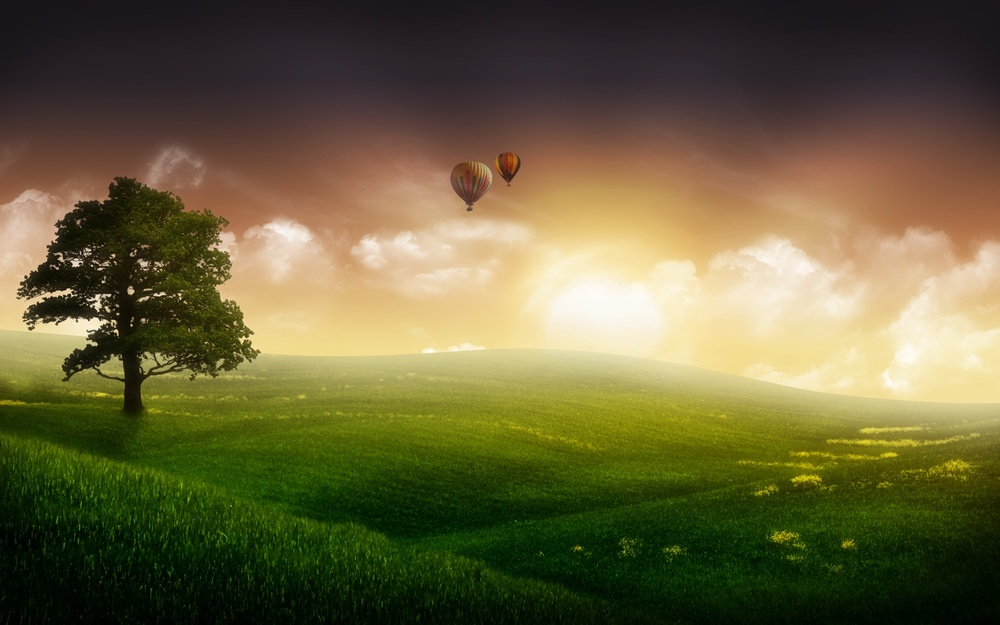
#> input picture assignment-1/part_1/20_rect.jpg, 1000 x 625 px, shrunk from 1920 x 1200 before the run
$ python eigen.py ../20_rect.jpg ../20_square.jpg   (Python 2 division)   (older library calls are emulated)
#> lines starting #> are read from the running program, lines starting #| are printed output that depends on the picture
# Script to do eigenvalue decomposition

import sys
import cv2
import numpy as np

# EigenValueDecomposition
# This will decompose the input matrix A as:
# A = Q _/\_ invQ
# Returns the three matrices Q, _/\_ and invQ
def doEVD(A):

    eig, Q = np.linalg.eig(input_image)

    try:
        invQ = np.linalg.inv(Q)
    except np.linalg.LinAlgError:
        print 'Exiting: The input matrix is not invertible'
        exit()

    return Q, eig, invQ

# A rank-n real, approximation of A
def approximate(Q, eig, invQ, n):
    dim = eig.shape[0]
    approxA = np.zeros((dim, dim), dtype = np.complex)

    for i in range(n):
        q_i = Q[:, i].reshape((dim, 1))
        invQ_i = invQ[i, :].reshape((1, dim))
        qinvQ_i = q_i * invQ_i
        approxA += eig[i] * qinvQ_i

    return np.real(approxA)

if __name__ == '__main__':

    if len(sys.argv) < 3:
        print 'usage : python scripts/eigen.py <input-image> <rank>'
        exit()
    _, input_image, rank = sys.argv
    input_image = cv2.imread(input_image, 0) / 255.0
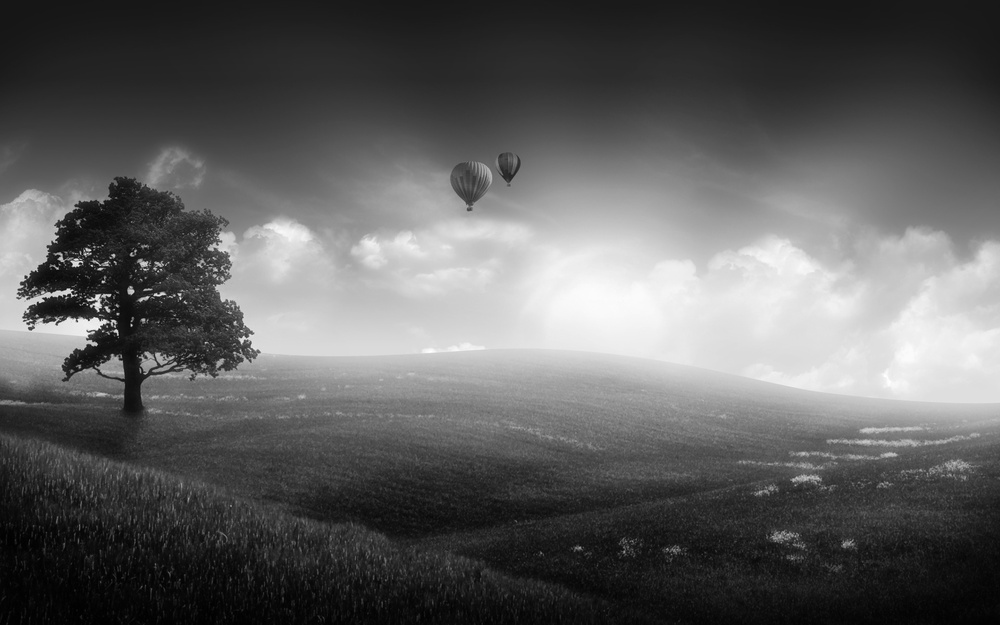
#> input_image: shape (625, 1000) float64; min 0, max 1, mean 0.371
#> (the run stopped early here; a loop or call above may not have finished)
